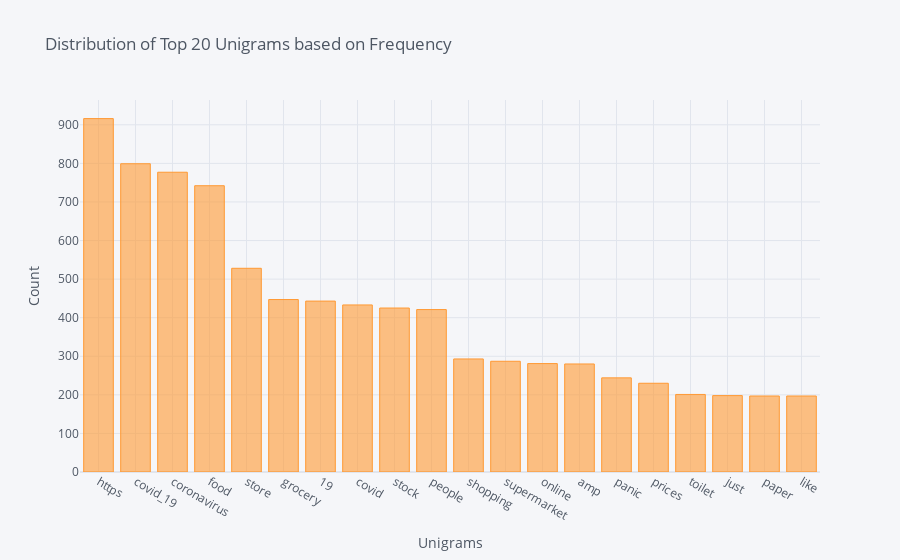

The notebook cell this image was saved under:
### Markdown cell above
### Distribution of Top 20 Unigrams based on Frequency

### Code cell
df2 = pd.DataFrame(words, columns = ['Unigram','Frequency'])
df2 = df2.set_index('Unigram')
df2.iplot(kind = 'bar', xTitle = 'Unigrams', yTitle = 'Count', title = 'Distribution of Top 20 Unigrams based on Frequency')

### Figure 1 — Plotly figure (JSON) as saved in the notebook; plotly's stock layout.template omitted (floating-point values rounded to 4 significant figures)
{"data": [{"marker": {"color": "rgba(255, 153, 51, 0.6)", "line": {"color": "rgba(255, 153, 51, 1.0)", "width": 1}}, "name": "Frequency", "orientation": "v", "text": "", "type": "bar", "x": ["https", "covid_19", "coronavirus", "food", "store", "grocery", "19", "covid", "stock", "people", "shopping", "supermarket", "online", "amp", "panic", "prices", "toilet", "just", "paper", "like"], "y": [916, 799, 777, 742, 528, 447, 443, 433, 425, 421, 293, 287, 281, 280, 244, 230, 201, 198, 197, 197]}], "layout": {"legend": {"bgcolor": "#F5F6F9", "font": {"color": "#4D5663"}}, "paper_bgcolor": "#F5F6F9", "plot_bgcolor": "#F5F6F9", "title": {"font": {"color": "#4D5663"}, "text": "Distribution of Top 20 Unigrams based on Frequency"}, "xaxis": {"gridcolor": "#E1E5ED", "showgrid": true, "tickfont": {"color": "#4D5663"}, "title": {"font": {"color": "#4D5663"}, "text": "Unigrams"}, "zerolinecolor": "#E1E5ED"}, "yaxis": {"gridcolor": "#E1E5ED", "showgrid": true, "tickfont": {"color": "#4D5663"}, "title": {"font": {"color": "#4D5663"}, "text": "Count"}, "zerolinecolor": "#E1E5ED"}}}
